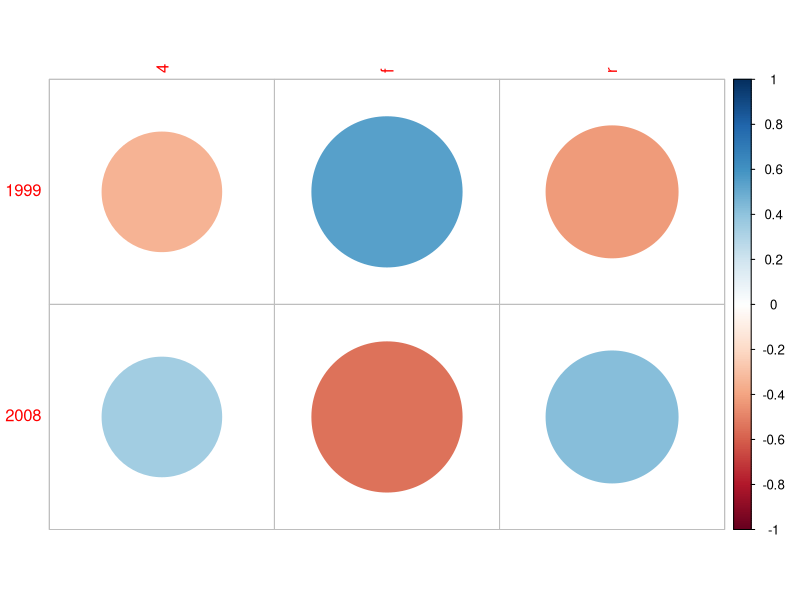
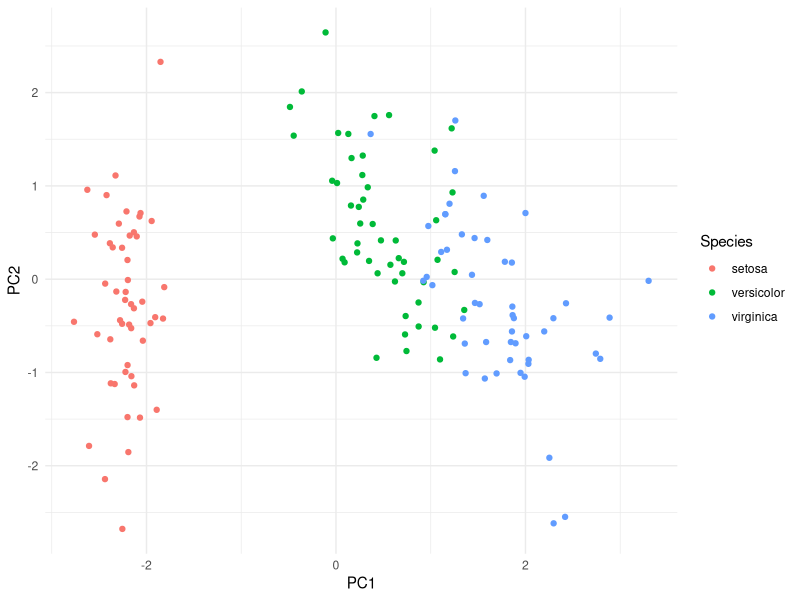

Reproduce these figures in R, in order.
#### load in library ####
library(dplyr)
library(ggplot2)

## ANOVA ##
iris

# ~  is representative of .by 
# aov(data = dataset, numeric_var ~ cat_var)

anova_results <- aov(data = iris, Sepal.Length ~ Species)

## Are any groups different from each other?
summary(anova_results)

## Which ones?
TukeyHSD(anova_results)

# All are significantly different 

anova_results <- aov(data = iris, Sepal.Width ~ Species)

summary(anova_results)

TukeyHSD(anova_results)

## Is there a significant difference in the mean petal length or petal widths by species
anova_results_petal <- aov(data = iris, Petal.Width ~ Species)

summary(anova_results_petal)

TukeyHSD(anova_results_petal)


# yes they are significantly different (also if you were to do the same with Petal.Length)

#### Star Wars dataset ####
head(starwars)
unique(starwars$species)

## Which 3 species are the most common?

top3species <- starwars |> 
  summarize(.by = species,
            count = sum(!is.na(species))) |>
  slice_max(count, n = 3)

top3species




starwars_top3species <- starwars |>
  filter(species %in% top3species$species)

starwars_top3species


## Is there a significant difference in the mass of each of the top 3 species?

a <- aov(mass ~ species, starwars_top3species)
summary(a)
TukeyHSD(a)


#### What if we want to compare categorical variables? ####
# We need a different hypothesis test & diff test statistic

#Chi-Squared Test of Independance

## Null hypothesis: cat 1 and cat 2 are independant
## Alt hypothesis: cat 1 and cat 2 are not independant  (there is association)

## Contingency tables
# to get counts per group combination, we can use
# con_table <- table(data$var1, data$var2)


# chisq_results <- chisq.test(con_table)
# to get the significance, we can pull out the p-value from results chisq.results$p.value
# chisq_results$residuals 

# neg residual observed < expected
# pos residual observed > expected
# farther from 0, bigger difference 

#### Practice ####
starwars_clean <- starwars |> 
  filter(!is.na(species),
         !is.na(homeworld))
  
  
t <- table(starwars_clean$species, starwars_clean$homeworld)
chisq.test(t) # not enough data




mpg
table(mpg$manufacturer, mpg$class) # too much missing data,cant do chi square
table(mpg$cyl, mpg$displ) # too much missing data,cant do chi square

## How do we get a contingency table of year and drv?
r <- table(mpg$year, mpg$drv) # at least 10 of each combo, enough info

chisq_result <- chisq.test(r)
chisq_result
chisq_result$p.value
chisq_result$residuals

#install.packages("corrplot")
library(corrplot)

corrplot(chisq_result$residuals)




#### Machine Learning #### 
#Supervised vs. Unsupervised learning
#Supervised Learning: used for classification & regression. Data is labeled. Split data into test & training sets. Used for predictions
#Unsupervised Learning: used for clusters & associations. Data is unlabeled. Used all the data at once. Used for discovery.



## Unsupervised Learnong ##
## Principal Components Analysis ##
head(iris)

## remove any non-numeric variables ## 
iris_num <- select(iris, -Species)
iris_num 

## Do PCA
pcas <- prcomp(iris_num, scale. = T)
summary(pcas)
pcas$rotation



pca_vals <- as.data.frame(pcas$x)
pca_vals$Species <- iris$Species

ggplot(pca_vals, aes(PC1, PC2, color = Species)) +
  geom_point() +
  theme_minimal()